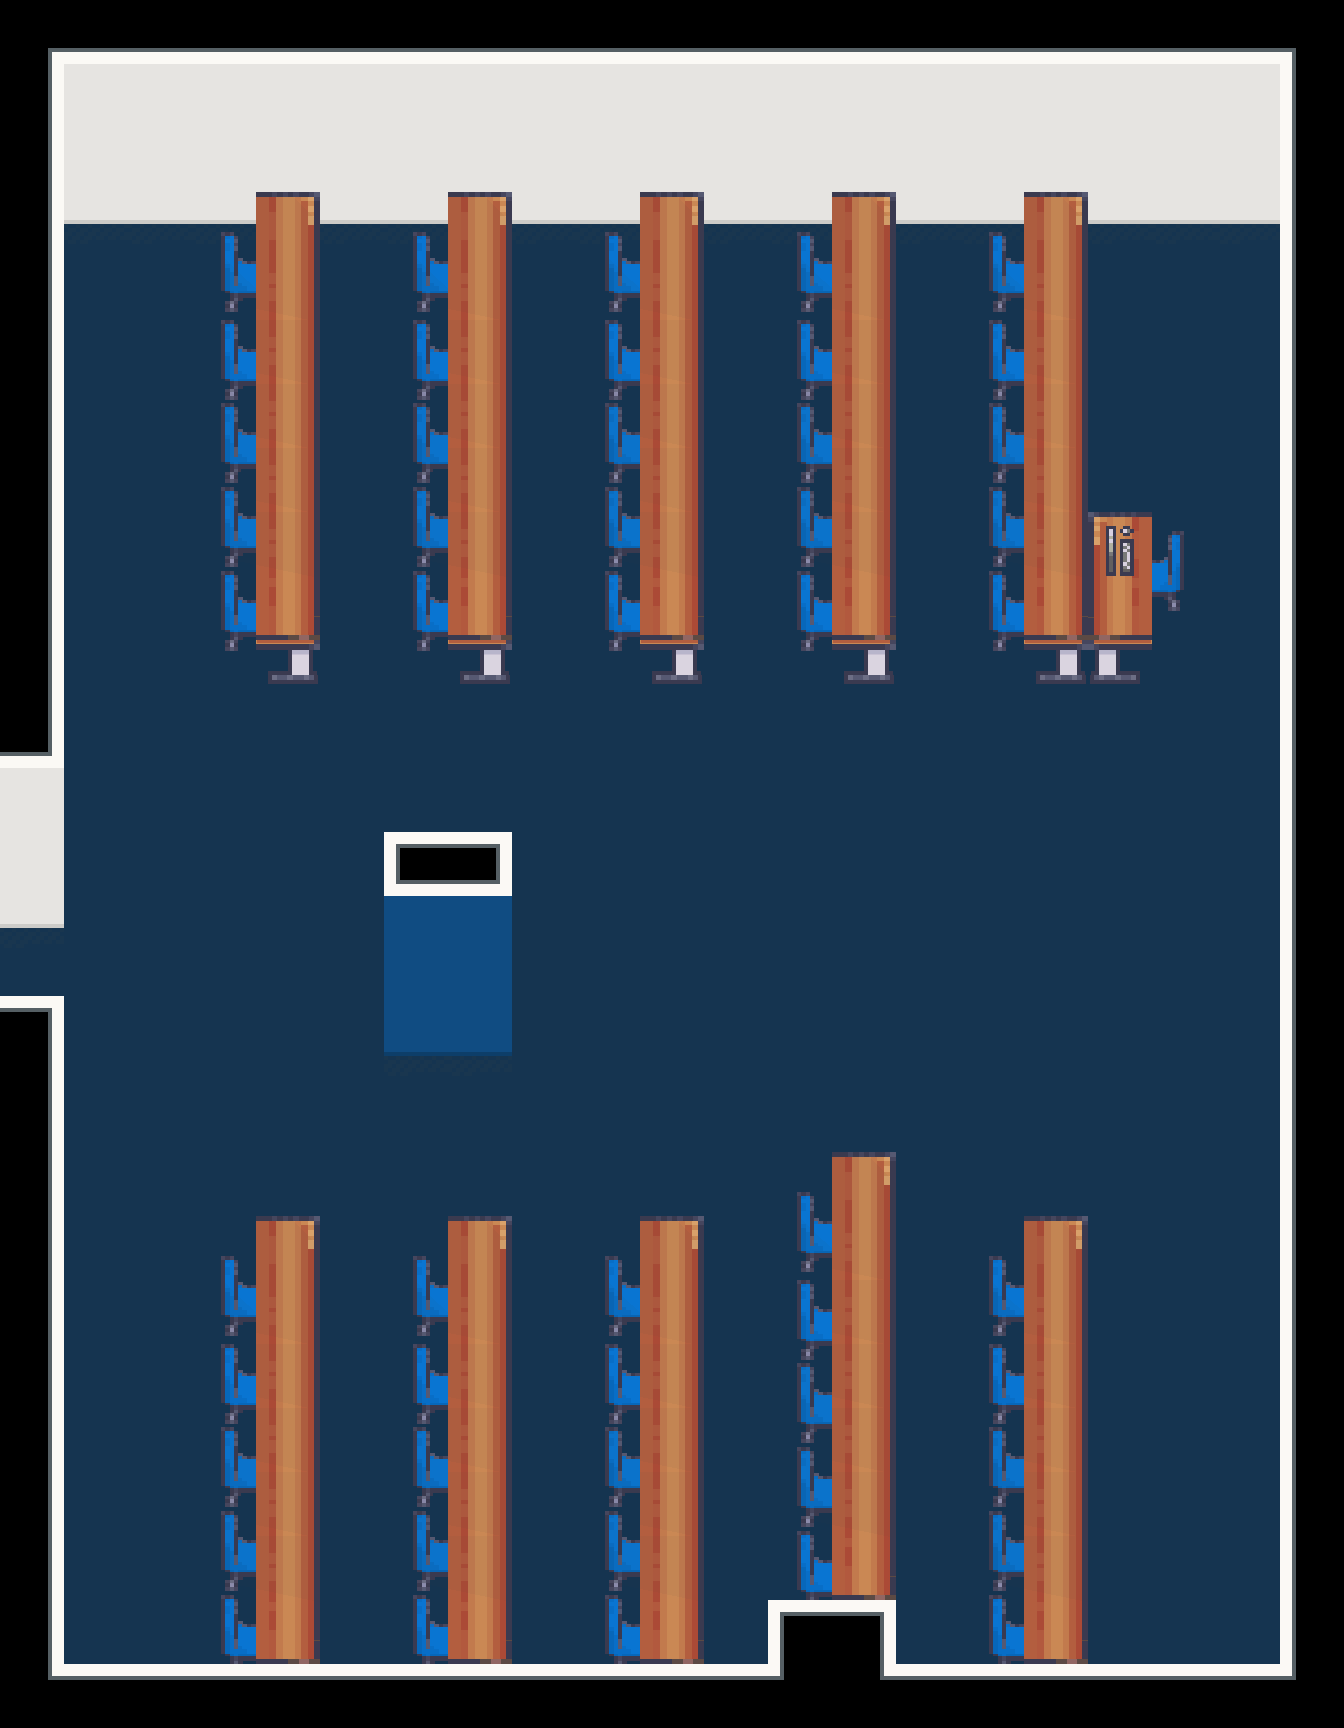

Rendered tile map (Tiled .tmx) drawn with the repository's tilesets; below, a short description and the full map source, tile grids included:
An orthogonal 21x27 tile map with 64x64 px tiles, 2 tile layers (Floor, Furnishing), 2 tilesets and 20 objects (Player).

<map version="1.10" tiledversion="1.11.2" orientation="orthogonal" renderorder="right-down" width="21" height="27" tilewidth="64" tileheight="64" infinite="0" nextlayerid="6" nextobjectid="32">
 <properties>
  <property name="display_name" value="Lecture Room 3" />
  <property name="display_title" value="Main Building (L3)" />
 </properties>
 <tileset firstgid="1" version="1.10" tiledversion="1.11.2" name="LCB_indoor" tilewidth="64" tileheight="64" tilecount="1550" columns="25"><image source="../../graphics/tilesets/indoor.png" width="1600" height="3968" />
</tileset>
 <tileset firstgid="1551" version="1.10" tiledversion="1.11.2" name="LCB_furnishing" tilewidth="64" tileheight="64" tilecount="1007" columns="19"><image source="../../graphics/tilesets/furnishing.png" width="1216" height="3392" />
</tileset>
 <layer id="1" name="Floor" width="21" height="27">
  <data encoding="csv">
11,558,558,558,558,558,558,558,558,558,558,558,558,558,558,558,558,558,558,558,12,
606,583,583,583,583,583,583,583,583,583,583,583,583,583,583,583,583,583,583,583,610,
606,608,608,608,608,608,608,608,608,608,608,608,608,608,608,608,608,608,608,608,610,
606,228,228,228,228,228,228,228,228,228,228,228,228,228,228,228,228,228,228,228,610,
606,24,24,24,24,24,24,24,24,24,24,24,24,24,24,24,24,24,24,24,610,
606,24,24,24,24,24,24,24,24,24,24,24,24,24,24,24,24,24,24,24,610,
606,24,24,24,24,24,24,24,24,24,24,24,24,24,24,24,24,24,24,24,610,
606,24,24,24,24,24,24,24,24,24,24,24,24,24,24,24,24,24,24,24,610,
606,24,24,24,24,24,24,24,24,24,24,24,24,24,24,24,24,24,24,24,610,
606,24,24,24,24,24,24,24,24,24,24,24,24,24,24,24,24,24,24,24,610,
606,24,24,24,24,24,24,24,24,24,24,24,24,24,24,24,24,24,24,24,610,
63,24,24,24,24,24,24,24,24,24,24,24,24,24,24,24,24,24,24,24,610,
583,24,24,24,24,24,24,24,24,24,24,24,24,24,24,24,24,24,24,24,610,
608,24,24,24,24,24,137,112,24,24,24,24,24,24,24,24,24,24,24,24,610,
228,24,24,24,24,24,188,188,24,24,24,24,24,24,24,24,24,24,24,24,610,
501,24,24,24,24,24,213,213,24,24,24,24,24,24,24,24,24,24,24,24,610,
606,24,24,24,24,24,238,238,24,24,24,24,24,24,24,24,24,24,24,24,610,
606,24,24,24,24,24,24,24,24,24,24,24,24,24,24,24,24,24,24,24,610,
606,24,24,24,24,24,24,24,24,24,24,24,24,24,24,24,24,24,24,24,610,
606,24,24,24,24,24,24,24,24,24,24,24,24,24,24,24,24,24,24,24,610,
606,24,24,24,24,24,24,24,24,24,24,24,24,24,24,24,24,24,24,24,610,
606,24,24,24,24,24,24,24,24,24,24,24,24,24,24,24,24,24,24,24,610,
606,24,24,24,24,24,24,24,24,24,24,24,24,24,24,24,24,24,24,24,610,
606,24,24,24,24,24,24,24,24,24,24,24,24,24,24,24,24,24,24,24,610,
606,24,24,24,24,24,24,24,24,24,24,24,24,24,24,24,24,24,24,24,610,
606,24,24,24,24,24,24,24,24,24,24,24,89,88,24,24,24,24,24,24,610,
36,683,683,683,683,683,683,683,683,683,683,683,37,36,683,683,683,683,683,683,37
</data>
 </layer>
 <layer id="2" name="Furnishing" width="21" height="27">
  <data encoding="csv">
0,0,0,0,0,0,0,0,0,0,0,0,0,0,0,0,0,0,0,0,0,
0,0,0,0,0,0,0,0,0,0,0,0,0,0,0,0,0,0,0,0,0,
0,0,0,0,0,0,0,0,0,0,0,0,0,0,0,0,0,0,0,0,0,
0,0,0,1681,1740,0,1681,1740,0,1681,1740,0,1681,1740,0,1681,1740,0,0,0,0,
0,0,0,1700,1759,0,1700,1759,0,1700,1759,0,1700,1759,0,1700,1759,0,0,0,0,
0,0,0,1701,1759,0,1701,1759,0,1701,1759,0,1701,1759,0,1701,1759,0,0,0,0,
0,0,0,1720,1759,0,1720,1759,0,1720,1759,0,1720,1759,0,1720,1759,0,0,0,0,
0,0,0,1739,1759,0,1739,1759,0,1739,1759,0,1739,1759,0,1739,1759,0,0,0,0,
0,0,0,1758,1759,0,1758,1759,0,1758,1759,0,1758,1759,0,1758,1759,1816,1815,0,0,
0,0,0,1777,1778,0,1777,1778,0,1777,1778,0,1777,1778,0,1777,1778,1854,1834,0,0,
0,0,0,1796,1797,0,1796,1797,0,1796,1797,0,1796,1797,0,1796,1797,1873,0,0,0,
0,0,0,0,0,0,0,0,0,0,0,0,0,0,0,0,0,0,0,0,0,
0,0,0,0,0,0,0,0,0,0,0,0,0,0,0,0,0,0,0,0,0,
0,0,0,0,0,0,0,0,0,0,0,0,0,0,0,0,0,0,0,0,0,
0,0,0,0,0,0,0,0,0,0,0,0,0,0,0,0,0,0,0,0,0,
0,0,0,0,0,0,0,0,0,0,0,0,0,0,0,0,0,0,0,0,0,
0,0,0,0,0,0,0,0,0,0,0,0,0,0,0,0,0,0,0,0,0,
0,0,0,0,0,0,0,0,0,0,0,0,0,0,0,0,0,0,0,0,0,
0,0,0,0,0,0,0,0,0,0,0,0,1681,1740,0,0,0,0,0,0,0,
0,0,0,1681,1740,0,1681,1740,0,1681,1740,0,1700,1759,0,1681,1740,0,0,0,0,
0,0,0,1700,1759,0,1700,1759,0,1700,1759,0,1701,1759,0,1700,1759,0,0,0,0,
0,0,0,1701,1759,0,1701,1759,0,1701,1759,0,1720,1759,0,1701,1759,0,0,0,0,
0,0,0,1720,1759,0,1720,1759,0,1720,1759,0,1739,1759,0,1720,1759,0,0,0,0,
0,0,0,1739,1759,0,1739,1759,0,1739,1759,0,1758,1759,0,1739,1759,0,0,0,0,
0,0,0,1758,1759,0,1758,1759,0,1758,1759,0,1777,1778,0,1758,1759,0,0,0,0,
0,0,0,1777,1778,0,1777,1778,0,1777,1778,0,0,0,0,1777,1778,0,0,0,0,
0,0,0,0,0,0,0,0,0,0,0,0,0,0,0,0,0,0,0,0,0
</data>
 </layer>
 <objectgroup id="4" name="Entities">
  <object id="30" name="Player" x="144" y="956">
   <properties>
    <property name="direction" value="right" />
    <property name="pos" value="main_3" />
   </properties>
   <point />
  </object>
 </objectgroup>
 <objectgroup id="3" name="Collisions">
  <object id="3" x="383" y="784" width="129.75" height="197" />
  <object id="5" x="210" y="1177" width="115" height="492" />
  <object id="6" x="407.5" y="1176" width="115" height="492" />
  <object id="7" x="594.5" y="1177" width="115" height="492" />
  <object id="8" x="787.5" y="1112" width="115" height="614" />
  <object id="9" x="981.5" y="1177" width="115" height="492" />
  <object id="10" x="214.5" y="142" width="115" height="492" />
  <object id="11" x="405.5" y="141" width="115" height="492" />
  <object id="12" x="597.5" y="142" width="115" height="492" />
  <object id="13" x="787.5" y="142" width="115" height="492" />
  <object id="14" x="978.5" y="140" width="115" height="492" />
  <object id="15" x="1078.5" y="472" width="115" height="160" />
  <object id="18" x="767" y="1561.5" width="130.5" height="156.5" />
  <object id="21" x="0" y="1627" width="1343.83" height="99" />
  <object id="23" x="1276" y="-0.5" width="68.8333" height="1728.67" />
  <object id="25" x="4.66667" y="8" width="1338.5" height="146" />
  <object id="26" x="-2.16667" y="9.33333" width="66.6667" height="850.667" />
  <object id="28" x="0.5" y="978.5" width="63.5" height="749.5" />
 </objectgroup>
 <objectgroup id="5" name="Transition">
  <object id="31" x="54.5" y="921" width="7" height="60">
   <properties>
    <property name="pos" value="main_3_room3" />
    <property name="target" value="main_3" />
   </properties>
  </object>
 </objectgroup>
</map>
